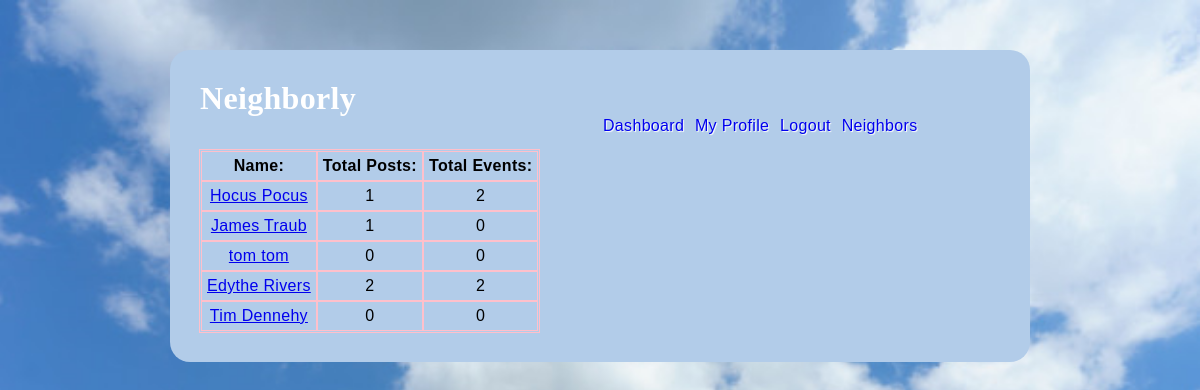
Before: /all_users (signed in) with the older database file.
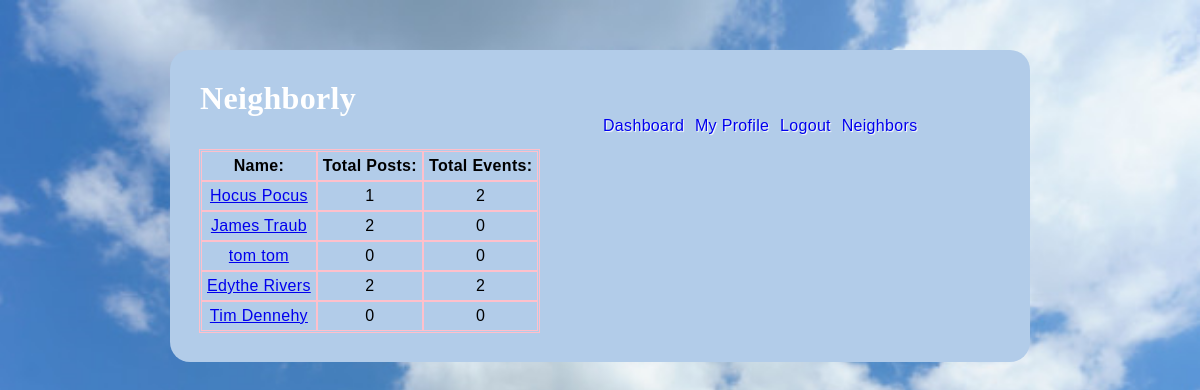
After: the same page with the newer database file.
### models.py (models this page shows)
class User(db.Model):
    __tablename__ = "users"
    id = db.Column(db.Integer, primary_key=True)
    first_name = db.Column(db.String(45))
    last_name = db.Column(db.String(45))
    email = db.Column(db.String(255))
    address_id = db.Column(db.Integer, db.ForeignKey('addresses.id', ondelete='cascade'))
    address = db.relationship('Address', foreign_keys=[address_id])
    password_hash=db.Column(db.String(255))
    profile_pic = db.Column(db.Text)
    likes_sent = db.relationship('Post', secondary=likes_table, passive_deletes=True)
    all_post = db.relationship('Post', back_populates="user", cascade="all, delete, delete-orphan")
    all_event = db.relationship('Event', back_populates="user", cascade="all, delete, delete-orphan")
    post_comments = db.relationship('Post_comment', back_populates="user", cascade="all, delete, delete-orphan")
    event_comments = db.relationship('Event_comment', back_populates="user", cascade="all, delete, delete-orphan")
    created_at = db.Column(db.DateTime, server_default = func.now())
    updated_at = db.Column(db.DateTime, server_default = func.now(), onupdate = func.now())
    @property
    def full_name(self):
        return self.first_name + ' ' + self.last_name
    @property
    def num_posts(self):
        return len(self.all_post)
    @property
    def num_events(self):
        return len(self.all_event)

### controller.py (the view)
def all_users():
    if 'user_id' not in session:
        return redirect("/")
    users = User.query.all()
    return render_template("all_neighbors.html", all_users = users)

### templates/all_neighbors.html (shortened to what this page needs)
<!DOCTYPE html>
<html lang="en">
<head>
    <link rel="stylesheet" type="text/css" href="{{ url_for('static', filename='style_profile.css') }}">
</head>
<body>
    <div class="container">
        <h1>Neighborly</h1>
        <div class="navigation">
            <a href="/dashboard">Dashboard</a>
            <a href="/my_profile">My Profile</a>
            <a href="/logout">Logout</a>
            <a href="/all_users">Neighbors</a>
        </div>
        <div class="neighbors">
            <table>
                <thead>
                    <tr>
                        <th>Name:</th>
                        <th>Total Posts: </th>
                        <th>Total Events:</th>
                    </tr>
                </thead>
                <tbody>
                    {% for user in all_users %}
                    <tr>
                        <td><a href="/neighbors/profile/{{user.id}}">{{user.full_name}}</a></td>
                        <td>{{user.num_posts}}</td>
                        <td>{{user.num_events}}</td>
                    </tr>
                    {% endfor %}
                </tbody>
            </table>
        </div>
    </div>
</body>
</html>

### static/style_profile.css (style rules this page uses)
* { margin: 0px; padding: 0px; }
body { background-repeat: no-repeat; background-attachment: fixed; background-size: cover; background-position: top; background-image: url("clouds.png"); width: 100%; height: 100%; font-family: Arial, Helvetica; letter-spacing: 0.02em; font-weight: 400; -webkit-font-smoothing: antialiased; }
.container { width: 800px; background-color: rgb(178, 204, 233); margin: 50px auto; padding: 30px; border-radius: 20px; font-family: 'Lucida Sans', 'Lucida Sans Regular', 'Lucida Grande', 'Lucida Sans Unicode', Geneva, Verdana, sans-serif; }
.container h1 { font-family: cursive; color: white; }
.navigation { margin-left: 400px; border-radius: 2px; color: white; text-shadow: 1px 1px 1px white }
.navigation a { padding: 3px; text-decoration: none; }
.neighbors { text-align: center; margin-top: 15px; }
.neighbors table { outline: 1px solid pink; }
.neighbors tr { outline: 1px solid pink; }
.neighbors th { outline: 1px solid pink; padding: 5px; }
.neighbors td { outline: 1px solid pink; padding: 5px; }

Changed rows visible on the page:
changed User "James Traub": num_posts "1" → "2"
